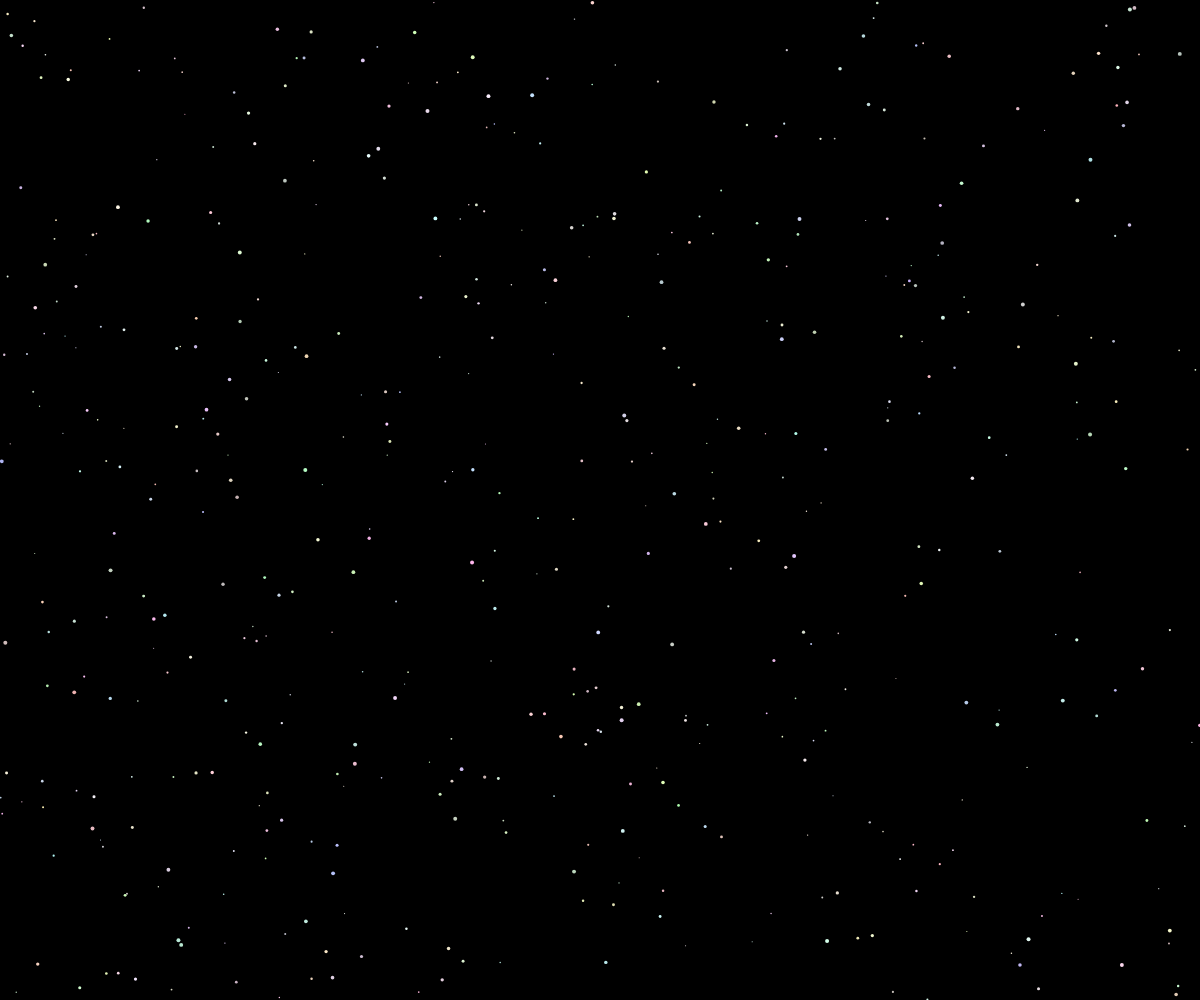
Frame 1 (no input)
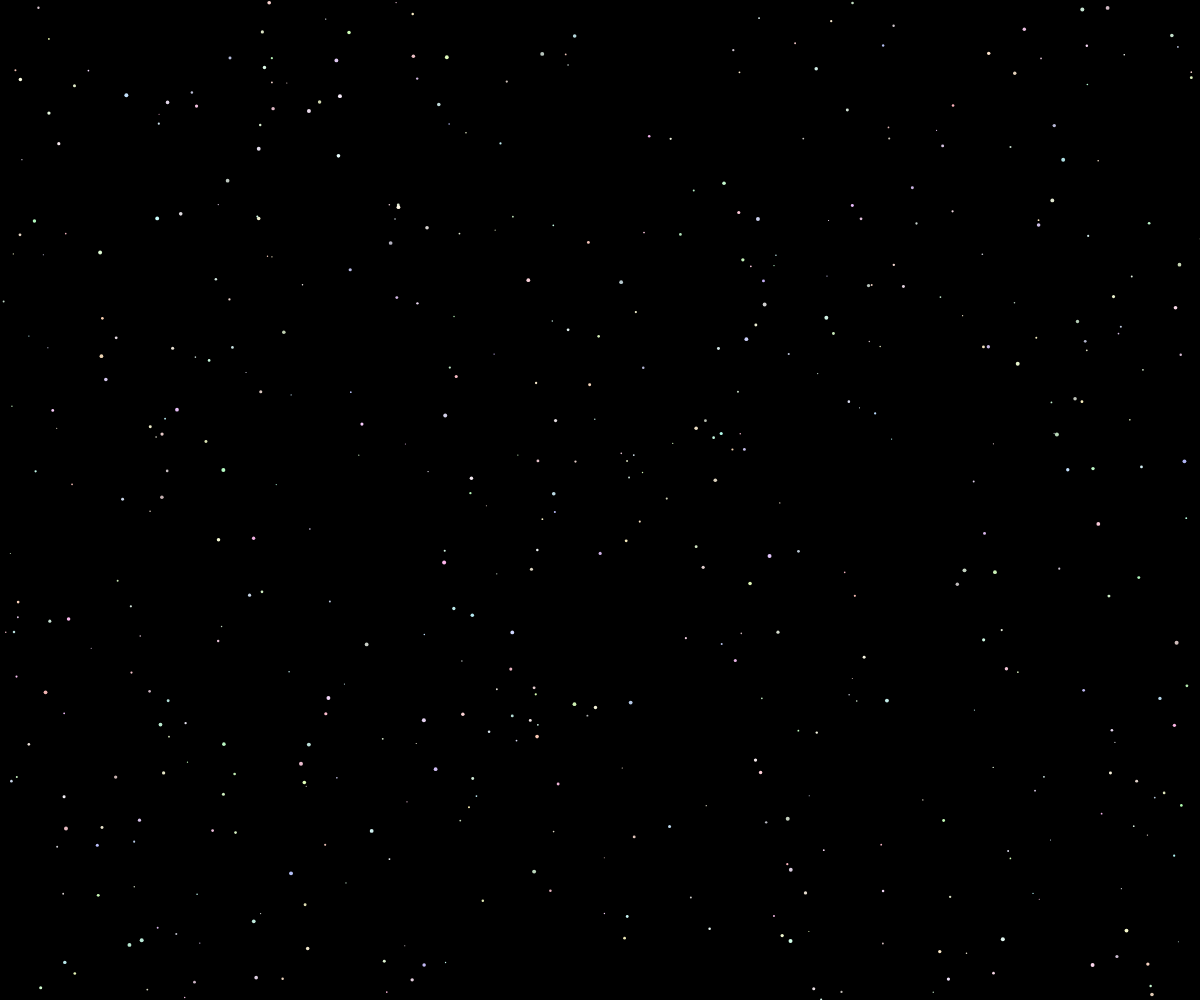
Frame 60 (no input)
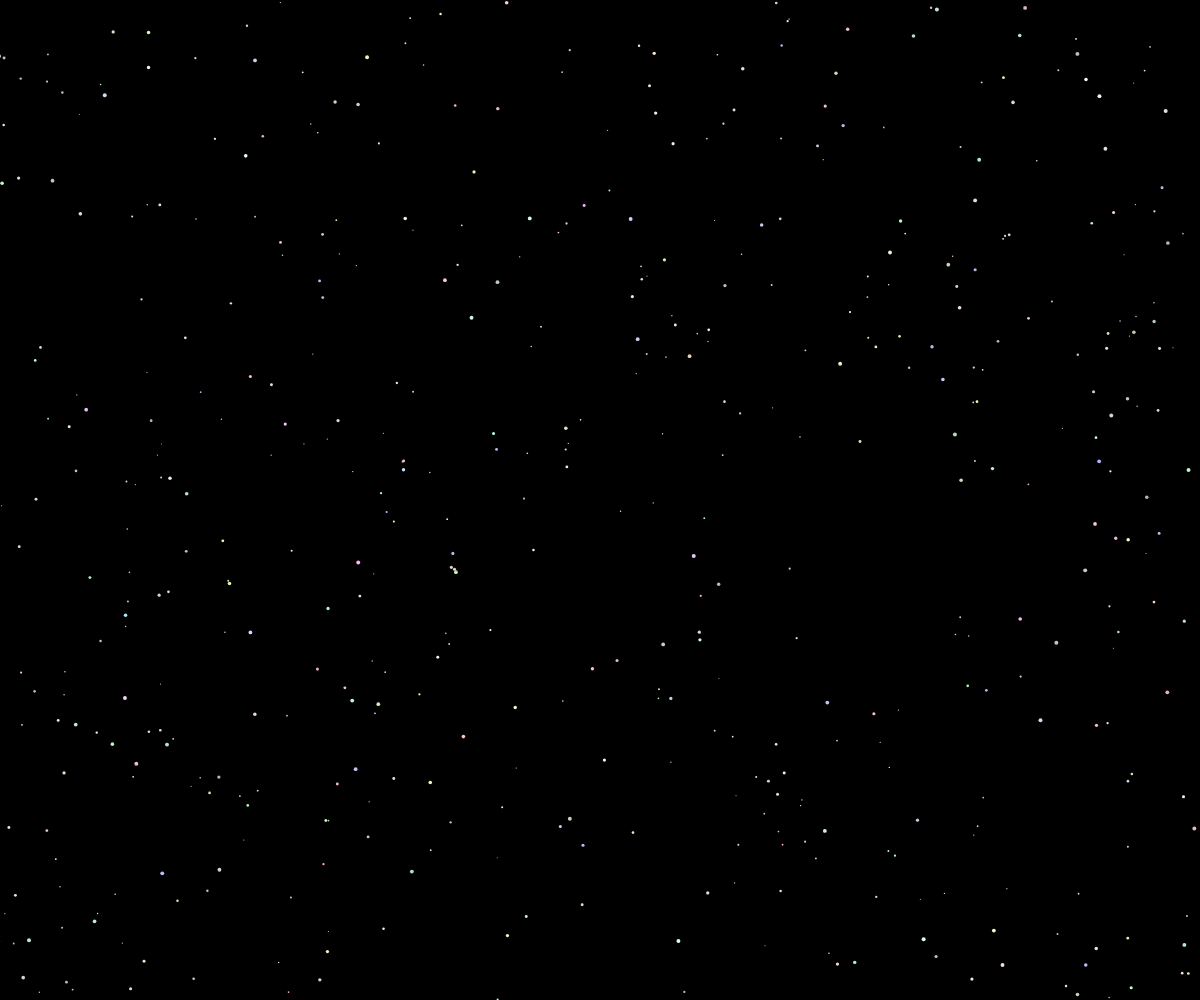
Frame 120 (the mouse pressed at the canvas centre since frame 60)

The p5.js sketch that drew these frames (run headless with seeded random() and noise() and a simulated clock; from frame 60 on, the mouse is pressed at the canvas centre):

// p5.js sketch
// ── sketch.js
let star = [];
let velX;

function setup() {
	createCanvas(windowWidth, windowHeight);
	noStroke();
	velX = random(0.0005, 0.005);

	for (i=1; i<501; i++) {
		star[i] = new stars(velX);
		velX *= 1.01;
	}
}

function draw() {
	background(0);
	for (i=1; i<501; i++) {
		star[i].update();
	}
}


class stars {
	constructor(x) {
		this.red = random(175,255);
		this.green = random(175,255);
		this.blue = random(175, 255);
		this.x = random(0, width);
		this.y = random(0, height);
		this.diam = random(1, 4);
		this.velX = x;
		this.acceleration = this.velX + 0.01;
	}

	update() {
		fill(this.red, this.green, this.blue);
		ellipse(this.x, this.y, this.diam, this.diam);
		this.x -= this.velX;
		if (this.x < -5) {
			this.x = width + 5;
		}
		this.velX += this.acceleration;
	}
}
